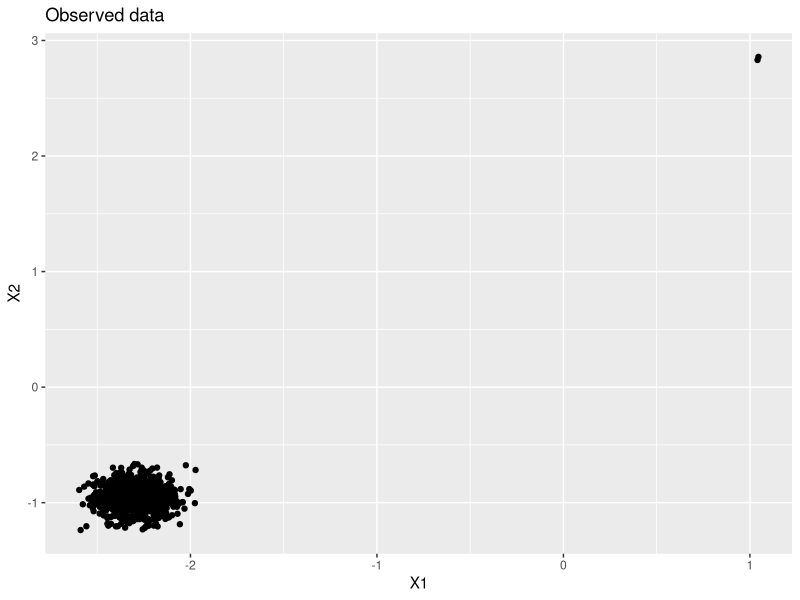
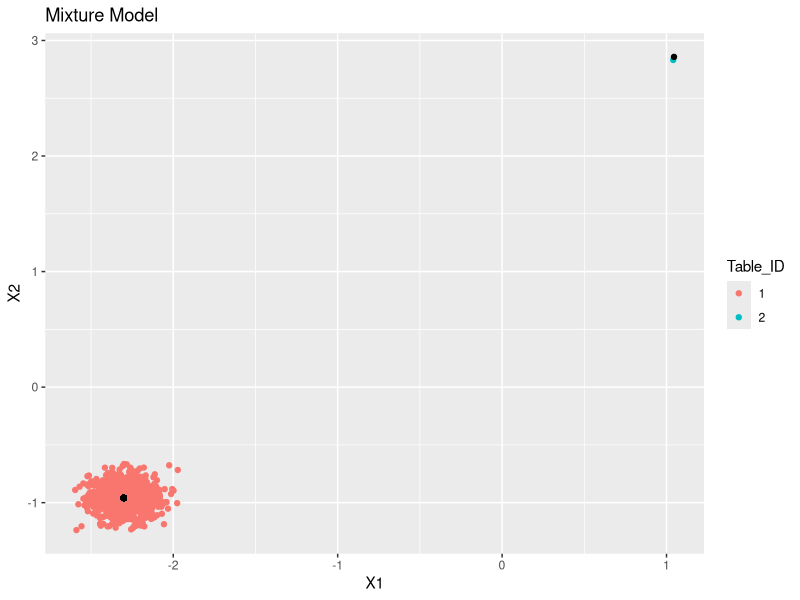
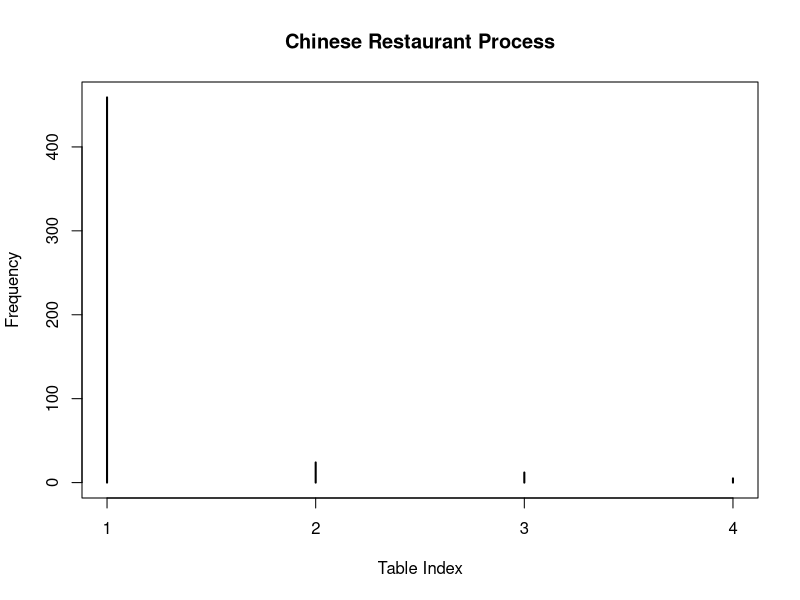
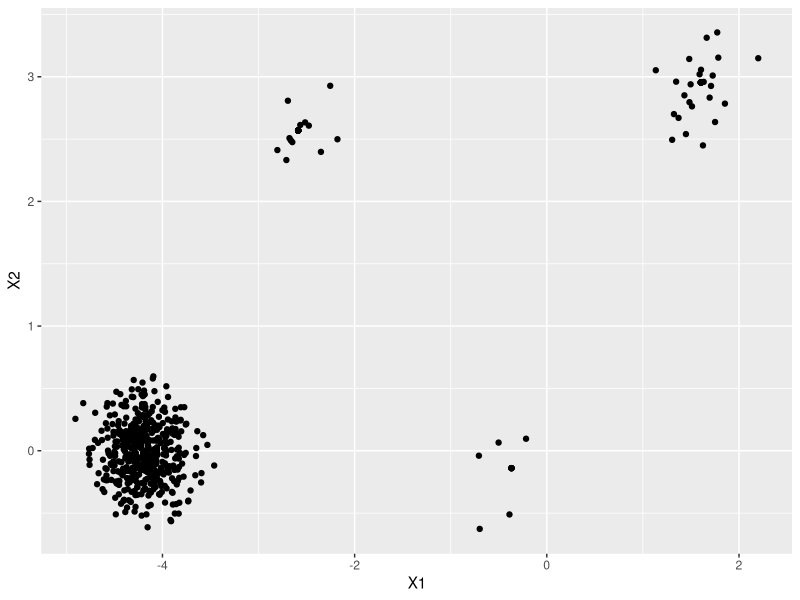

These charts were generated, in order, by the following R code: (Note: a time limit stopped this script after it produced the figures.)
library(ggplot2);library(MASS)

#' DPMM_2D
#' the function to generate Chinese Restaurant Process with base measure of 2D Gaussian distribution
#'
#' @param num_customers the total number of customers for simulation
#' @param theta the concentration parameter in Dirichlet Process, or 
#' @param sig2 variances of y
#' @param sig2_0 variances of prior distribution of centers
#'
#' @return
#' @export
#'
#' @examples
DPMM_2D <- function(num_customers, theta, sig2=0.1, sig2_0=2) {
  
  sigma <- matrix(c(sig2,0,0,sig2),nrow=2, byrow = T)
  mu <- matrix(NA, num_customers, 2)
  clusterList <- NULL
  orig_cluster <- round(theta*log(num_customers)+10)
  mudelta <- mvrnorm(n=orig_cluster, c(0,0), matrix(c(sig2_0,0,0,sig2_0),nrow = 2, byrow = T))
    # matrix(5*runif(orig_cluster*2, 0, 1) , 
    #                 nrow = orig_cluster, ncol = 2)
  
  table_ID <- c(1); table_Customers <- c(1)
  next_table <- 2
  X <- matrix(NA, nrow = num_customers, ncol = 2)
  clusterList <- matrix(NA, nrow = num_customers, ncol = 6)
  X[1,] <- mvrnorm(1, mudelta[table_ID,], sigma)
  clusterList[1,] <- c(table_Customers, table_ID, X[1,], mudelta[table_ID, ])
  for (i in 2:num_customers) {
    Draw_Rand <- runif(1, 0, 1)
    if ( Draw_Rand > (1- (theta) / (i - 1 + theta)) ) {
      # Add a new table
      table_ID <- c(table_ID, next_table)
      X[i,] <- mvrnorm(n=1, mudelta[next_table,], sigma)
      #put in the 2-D normal cluster using the cluster number as mean vector
      table_Customers <- c(table_Customers, 1)
      clusterList[i,] <- c(i, next_table, X[i,], mudelta[next_table,])
      next_table <- next_table+1
    } else {
      # The nth customer chooses the first unoccupied table with probability
      # theta/(n−1+theta), and an occupied table with probability c/(n−1+theta), 
      # where c is the number of people sitting at that table.
      
      select_table <- min(which(cumsum(table_Customers/(i-1+theta))>=Draw_Rand))
      # Here is a typo, wrong probability for sitting at old table
      table_Customers[select_table] <- table_Customers[select_table] + 1
      X[i,] <- mvrnorm(n=1, mudelta[select_table, ], sigma)
      clusterList[i,] <- c(i, select_table, X[i,], mudelta[select_table,])
      table_ID <- c(table_ID, select_table)
    }
  }
  DPMM <- clusterList
  colnames(DPMM) <- c("ID", "Table_ID", "X1", "X2", "Center1", "Center2")
    # data.frame(Table_ID=table_ID, X=X, Center = Center)
  return(DPMM)
  # list(clusterList=clusterList, mudelta=mudelta, table_ID=table_ID)
}


# Simple example to check function ----------------------------------------
n <- 1000; theta <- .4
DPMM01 <- DPMM_2D(n, theta, sig2 = .01, sig2_0=4)

# Draw graph to show clusters ---------------------------------------------
clusters <- as.data.frame(DPMM01, row.names = T)
clusters[,2] <- as.factor(clusters[,2])
centers <- as.data.frame(DPMM01[,5:6], row.names = T)
colnames(centers) <- c("dim1","dim2")
p <- ggplot(data=clusters, aes(x=X1, y=X2)) + 
  geom_point()
p + geom_point(data=centers,
             aes(x=dim1,y=dim2),inherit.aes = FALSE) +  ggtitle("Observed data")
p2 <- ggplot(data=clusters, aes(x=X1, y=X2, color=Table_ID)) + 
  geom_point()
p2 + geom_point(data=centers,
               aes(x=dim1,y=dim2),inherit.aes = FALSE) + ggtitle("Mixture Model")

# double check power law of asymptotic behavior of the number of clusters 
# Proposition 10.4 in lecture notes.
max(as.numeric(clusters[,2]))
theta * log(n)
# seems good, but maybe we can change n to show its rate

# Gibbs Sampling: Algorithm 1 ---------------------------------------------

#' Covg_M_2D
#' is a function to show the convergence of Algorithm 1 or 3 in Neal, R. M. (2000). 
#' Markov chain sampling methods for Dirichlet process mixture models. 
#' Journal of computational and graphical statistics, 9(2), 249-265.
#'
#' @param Ser_M iteration times
#' @param y 2D observed data
#' @param alpha concentration parameter of Dirichlet
#' @param sig2 variances of y
#' @param sig2_0 variances of prior distribution of centers
#' @param Initial 1 for all different initials, 2 for all same initials, 3 for initials are same as y
#'
#' @return
#' @export
#'
#' @examples
Covg_M_2D <- function(Ser_M, y, alpha=2, sig2=0.01, sig2_0=2, Initial=1) {
  # S1 <- sig2_0/(sig2_0 + sig2)
  n_y <- dim(y)[1]
  Num_Table <- rep(NA, length(Ser_M))
  All_theta <- array(NA, dim = c(n_y, 2, length(Ser_M)) )
  if (Initial==1) {
    ini_theta <- matrix(runif(2*n_y, 0, 1), nrow = n_y, ncol = 2) # 
  } else if (Initial==2) {
    ini_theta <- matrix(rep(0.1, 2*n_y), nrow = n_y, ncol = 2)
  } else if (Initial==3) {
    ini_theta <- y
  }
  theta <- matrix(NA, nrow = n_y, ncol = 2)
  q <- F_yiTi <- matrix(NA, nrow = n_y, ncol = n_y)
  Int <- rep(NA, n_y)
  select_cluster <- b <- r <- c()
  for (m in 1:max(Ser_M)) {
    for (i in 1:n_y) {
      Temp_y <- matrix(rep(y[i,], n_y), nrow = n_y, ncol = 2, byrow = T)
      F_yiTi[i, ] <- 1/(2*pi*sig2) * exp(-1/(2*sig2) * rowSums((Temp_y - ini_theta)^2))
      Int[i] <- 1/(2 * (sig2+sig2_0) * pi) * exp(-1/(2* (sig2+sig2_0)) * sum((y[i,])^2))
      b[i] <- 1/(sum(F_yiTi[i,-c(i)]) + alpha * Int[i])
      q[i, ] <- b[i] * F_yiTi[i, ]
      r[i] <- b[i] * alpha * Int[i]
      Draw_Rand <- runif(1, 0, 1)
      select_cluster[i] <- min(which(cumsum( c(q[i,-c(i)], r[i]) ) >= Draw_Rand))
      
      if (select_cluster[i] > (n_y-1)) {
        theta[i, ] <- mvrnorm(n = 1, mu = sig2_0/(sig2+sig2_0) * y[i,], 
                              Sigma = matrix(c(sig2_0*sig2/(sig2+sig2_0),0,0,sig2_0*sig2/(sig2+sig2_0)), 2, 2, byrow = T))
      } else {
        theta[i, ] <- (ini_theta[-c(i), ])[select_cluster[i], ]
      }
    }
    ini_theta <- theta
    Ser_ID <- which(Ser_M==m)
    if (length(Ser_ID)!=0) {
      All_theta[,,Ser_ID] <- theta
      Num_Table[Ser_ID] <- dim(unique(theta))[1]
    }
  }
  list(NTables=data.frame(M=Ser_M, Tables=Num_Table), All_theta=All_theta, 
       End_Tables=theta)
}


# Simulation and show algorithm -------------------------------------------

sig2=0.05; sig2_0=10; true_theta=0.4
DPMM_Data <- DPMM_2D(num_customers = 500, theta = true_theta, 
                     sig2 = sig2, sig2_0 = sig2_0)
plot(
  table( DPMM_Data[, "Table_ID"] )
  ,xlab="Table Index", ylab="Frequency", 
  main = "Chinese Restaurant Process"
)

# Draw graph to show clusters ---------------------------------------------
clusters <- as.data.frame(DPMM_Data, row.names = T)
clusters[,2] <- as.factor(clusters[,2])
centers <- as.data.frame(DPMM_Data[,5:6], row.names = T)
colnames(centers) <- c("dim1","dim2")
p <- ggplot(data=clusters, aes(x=X1, y=X2)) + 
  geom_point()
p + geom_point(data=centers,
               aes(x=dim1,y=dim2),inherit.aes = FALSE)
p2 <- ggplot(data=clusters, aes(x=X1, y=X2, color=Table_ID)) + 
  geom_point()
p2 + geom_point(data=centers,
                aes(x=dim1,y=dim2),inherit.aes = FALSE)

y <- DPMM_Data[, c("X1", "X2")]
Sim_M <-  floor(exp(c(0:8, 8.5, 9.5, 10)))

Test1 <- Covg_M_2D(Ser_M = Sim_M[1:9], y = y, alpha = true_theta, 
                   sig2 = sig2, sig2_0 = sig2_0, Initial = 2)

ALLD <- list(Data=DPMM_Data, Results=Test1)
# save(ALLD, file = "data/ALL_D.Rdata")
# 
# load(file = "data/ALL_D.Rdata")
Test1 <- ALLD$Results
DPMM_Data <- ALLD$Data
Test1$NTables

# Draw sequential scatter plot --------------------------------------------

library(ggplot2); require("ggrepel")
clusters <- as.data.frame(DPMM_Data, row.names = T)
clusters[,2] <- as.factor(clusters[,2])
centers <- as.data.frame(DPMM_Data[,5:6], row.names = T)
colnames(centers) <- c("dim1","dim2")
p3 <- ggplot(data=clusters, aes(x=X1, y=X2, color=Table_ID), size=0.001) + 
  geom_point()
p3 + geom_point(data=centers, aes(x=dim1,y=dim2), size=2, 
                inherit.aes = FALSE) + 
  ggtitle("True data with clusters") +
  labs(x = "X1") + labs(y = "X2")
  
Pred_center2 <- as.data.frame(Test1$All_theta[,,6], row.names = T)
colnames(Pred_center2) <- c("dim1","dim2")
Table_ID_Est <- as.factor(Pred_center2[,1])
# Rename all levels
levels(Table_ID_Est) <- c(1:length(unique(Table_ID_Est)))
p3 <- ggplot(data=clusters, aes(x=X1, y=X2, color=Table_ID_Est)) + 
  geom_point() 
p3 + geom_point(data=Pred_center2, 
                aes(x=dim1,y=dim2, color=Table_ID_Est, shape=Table_ID_Est), size = 4) + 
  geom_point(data=Pred_center2, 
             aes(x=dim1,y=dim2, shape=Table_ID_Est), color="black", size = 2) + 
  ggtitle(paste("Clusters of Gibbs sampler when M=", Sim_M[6])) +
  labs(x = "X1") + labs(y = "X2") +
  geom_point(data=centers, aes(x=dim1,y=dim2), shape=21, size=2, 
             inherit.aes = FALSE) +
  geom_label_repel(data=unique(centers),
                   aes(x=dim1,y=dim2, label="TrueCenter"), fill="green3",
                   fontface = 'bold', color = 'white',
                   box.padding = 0.35, point.padding = 0.5,
                   segment.color = 'grey50') 

Pred_center2 <- as.data.frame(Test1$All_theta[,,7], row.names = T)
colnames(Pred_center2) <- c("dim1","dim2")
Table_ID_Est <- as.factor(Pred_center2[,1])
# Rename all levels
levels(Table_ID_Est) <- c(1:length(unique(Table_ID_Est)))
p3 <- ggplot(data=clusters, aes(x=X1, y=X2, color=Table_ID_Est)) + 
  geom_point() 
p3 + geom_point(data=Pred_center2, 
             aes(x=dim1,y=dim2, color=Table_ID_Est, shape=Table_ID_Est), size = 4) + 
  geom_point(data=Pred_center2, 
             aes(x=dim1,y=dim2, shape=Table_ID_Est), color="black", size = 2) + 
  ggtitle(paste("Clusters of Gibbs sampler when M=", Sim_M[7])) +
  labs(x = "X1") + labs(y = "X2") +
  geom_point(data=centers, aes(x=dim1,y=dim2), shape=21, size=2, 
             inherit.aes = FALSE) +
  geom_label_repel(data=unique(centers),
                   aes(x=dim1,y=dim2, label="TrueCenter"), fill="green3",
    fontface = 'bold', color = 'white',
    box.padding = 0.35, point.padding = 0.5,
    segment.color = 'grey50') 

Pred_center2 <- as.data.frame(Test1$All_theta[,,8], row.names = T)
colnames(Pred_center2) <- c("dim1","dim2")
Table_ID_Est <- as.factor(Pred_center2[,1])
# Rename all levels
levels(Table_ID_Est) <- c(1:length(unique(Table_ID_Est)))
p3 <- ggplot(data=clusters, aes(x=X1, y=X2, color=Table_ID_Est)) + 
  geom_point() 
p3 + geom_point(data=Pred_center2, 
                aes(x=dim1,y=dim2, color=Table_ID_Est, shape=Table_ID_Est), size = 4) + 
  geom_point(data=Pred_center2, 
             aes(x=dim1,y=dim2, shape=Table_ID_Est), color="black", size = 2) + 
  ggtitle(paste("Clusters of Gibbs sampler when M=", Sim_M[8])) +
  labs(x = "X1") + labs(y = "X2") +
  geom_point(data=centers, aes(x=dim1,y=dim2), shape=21, size=2, 
             inherit.aes = FALSE) +
  geom_label_repel(data=unique(centers),
                   aes(x=dim1,y=dim2, label="TrueCenter"), fill="green3",
                   fontface = 'bold', color = 'white',
                   box.padding = 0.35, point.padding = 0.5,
                   segment.color = 'grey50') 

Pred_center2 <- as.data.frame(Test1$All_theta[,,9], row.names = T)
colnames(Pred_center2) <- c("dim1","dim2")
Table_ID_Est <- as.factor(Pred_center2[,1])
# Rename all levels
levels(Table_ID_Est) <- c(1:length(unique(Table_ID_Est)))
p3 <- ggplot(data=clusters, aes(x=X1, y=X2, color=Table_ID_Est)) + 
  geom_point() 
p3 + geom_point(data=Pred_center2, 
                aes(x=dim1,y=dim2, color=Table_ID_Est, shape=Table_ID_Est), size = 4) + 
  geom_point(data=Pred_center2, 
             aes(x=dim1,y=dim2, shape=Table_ID_Est), color="black", size = 2) + 
  ggtitle(paste("Clusters of Gibbs sampler when M=", Sim_M[9])) +
  labs(x = "X1") + labs(y = "X2") +
  geom_point(data=centers, aes(x=dim1,y=dim2), shape=21, size=2, 
             inherit.aes = FALSE) +
  geom_label_repel(data=unique(centers),
                   aes(x=dim1,y=dim2, label="TrueCenter"), fill="green3",
                   fontface = 'bold', color = 'white',
                   box.padding = 0.9, point.padding = 0.9,
                   segment.color = 'grey50') 
